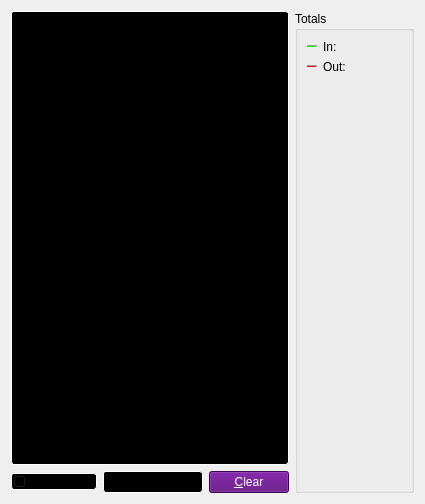
     <widget class="QWidget" name="tab">
      <attribute name="title">
       <string>&amp;Network Traffic</string>
      </attribute>
      <layout class="QHBoxLayout" name="horizontalLayout_3">
       <item>
        <layout class="QVBoxLayout" name="verticalLayout_4">
         <item>
          <widget class="TrafficGraphWidget" name="trafficGraph" native="true">
           <property name="sizePolicy">
            <sizepolicy hsizetype="Expanding" vsizetype="Expanding">
             <horstretch>0</horstretch>
             <verstretch>0</verstretch>
            </sizepolicy>
           </property>
           <property name="styleSheet">
            <string notr="true">background: rgb(0,0,0); color: rgb(255,255,255); border: 1px inset white; border-radius: 3px; margin: 0px;</string>
           </property>
          </widget>
         </item>
         <item>
          <layout class="QHBoxLayout" name="horizontalLayout_2">
           <item>
            <widget class="QSlider" name="sldGraphRange">
             <property name="styleSheet">
              <string notr="true">background: rgb(0,0,0); color: rgb(255,255,255); border: 1px inset white; border-radius: 3px; margin: 0px;</string>
             </property>
             <property name="minimum">
              <number>1</number>
             </property>
             <property name="maximum">
              <number>288</number>
             </property>
             <property name="pageStep">
              <number>12</number>
             </property>
             <property name="value">
              <number>6</number>
             </property>
             <property name="orientation">
              <enum>Qt::Horizontal</enum>
             </property>
            </widget>
           </item>
           <item>
            <widget class="QLabel" name="lblGraphRange">
             <property name="minimumSize">
              <size>
               <width>100</width>
               <height>0</height>
              </size>
             </property>
             <property name="styleSheet">
              <string notr="true">background: rgb(0,0,0); color: rgb(255,255,255); border: 1px inset white; border-radius: 3px; margin: 0px;</string>
             </property>
             <property name="alignment">
              <set>Qt::AlignCenter</set>
             </property>
            </widget>
           </item>
           <item>
            <widget class="QPushButton" name="btnClearTrafficGraph">
             <property name="styleSheet">
              <string notr="true">color: rgb(255, 255, 255); background-color: rgb(86, 0, 120);alternate-background-color: rgb(86, 0, 120);</string>
             </property>
             <property name="text">
              <string>&amp;Clear</string>
             </property>
            </widget>
           </item>
          </layout>
         </item>
        </layout>
       </item>
       <item>
        <layout class="QVBoxLayout" name="verticalLayout">
         <item>
          <widget class="QGroupBox" name="groupBox">
           <property name="title">
            <string>Totals</string>
           </property>
           <layout class="QVBoxLayout" name="verticalLayout_5">
            <item>
             <layout class="QHBoxLayout" name="horizontalLayout_4">
              <item>
               <widget class="Line" name="line">
                <property name="sizePolicy">
                 <sizepolicy hsizetype="Fixed" vsizetype="Fixed">
                  <horstretch>0</horstretch>
                  <verstretch>0</verstretch>
                 </sizepolicy>
                </property>
                <property name="minimumSize">
                 <size>
                  <width>10</width>
                  <height>0</height>
                 </size>
                </property>
                <property name="palette">
                 <palette>
                  <active>
                   <colorrole role="WindowText">
                    <brush brushstyle="SolidPattern">
                     <color alpha="255">
                      <red>255</red>
                      <green>255</green>
                      <blue>255</blue>
                     </color>
                    </brush>
                   </colorrole>
                   <colorrole role="Button">
                    <brush brushstyle="SolidPattern">
                     <color alpha="255">
                      <red>0</red>
                      <green>0</green>
                      <blue>0</blue>
                     </color>
                    </brush>
                   </colorrole>
                   <colorrole role="Light">
                    <brush brushstyle="SolidPattern">
                     <color alpha="255">
                      <red>0</red>
                      <green>255</green>
                      <blue>0</blue>
                     </color>
                    </brush>
                   </colorrole>
                   <colorrole role="Text">
                    <brush brushstyle="SolidPattern">
                     <color alpha="255">
                      <red>255</red>
                      <green>255</green>
                      <blue>255</blue>
                     </color>
                    </brush>
                   </colorrole>
                   <colorrole role="ButtonText">
                    <brush brushstyle="SolidPattern">
                     <color alpha="255">
                      <red>255</red>
                      <green>255</green>
                      <blue>255</blue>
                     </color>
                    </brush>
                   </colorrole>
                   <colorrole role="Base">
                    <brush brushstyle="SolidPattern">
                     <color alpha="255">
                      <red>0</red>
                      <green>0</green>
                      <blue>0</blue>
                     </color>
                    </brush>
                   </colorrole>
                   <colorrole role="Window">
                    <brush brushstyle="SolidPattern">
                     <color alpha="255">
                      <red>0</red>
                      <green>0</green>
                      <blue>0</blue>
                     </color>
                    </brush>
                   </colorrole>
                   <colorrole role="AlternateBase">
                    <brush brushstyle="SolidPattern">
                     <color alpha="255">
                      <red>0</red>
                      <green>0</green>
                      <blue>0</blue>
                     </color>
                    </brush>
                   </colorrole>
                  </active>
                  <inactive>
                   <colorrole role="WindowText">
                    <brush brushstyle="SolidPattern">
                     <color alpha="255">
                      <red>255</red>
                      <green>255</green>
                      <blue>255</blue>
                     </color>
                    </brush>
                   </colorrole>
                   <colorrole role="Button">
                    <brush brushstyle="SolidPattern">
                     <color alpha="255">
                      <red>0</red>
                      <green>0</green>
                      <blue>0</blue>
                     </color>
                    </brush>
                   </colorrole>
                   <colorrole role="Light">
                    <brush brushstyle="SolidPattern">
                     <color alpha="255">
                      <red>0</red>
                      <green>255</green>
                      <blue>0</blue>
                     </color>
                    </brush>
                   </colorrole>
                   <colorrole role="Text">
                    <brush brushstyle="SolidPattern">
                     <color alpha="255">
                      <red>255</red>
                      <green>255</green>
                      <blue>255</blue>
                     </color>
                    </brush>
                   </colorrole>
                   <colorrole role="ButtonText">
                    <brush brushstyle="SolidPattern">
                     <color alpha="255">
                      <red>255</red>
                      <green>255</green>
                      <blue>255</blue>
                     </color>
                    </brush>
                   </colorrole>
                   <colorrole role="Base">
                    <brush brushstyle="SolidPattern">
                     <color alpha="255">
                      <red>0</red>
                      <green>0</green>
                      <blue>0</blue>
                     </color>
                    </brush>
                   </colorrole>
                   <colorrole role="Window">
                    <brush brushstyle="SolidPattern">
                     <color alpha="255">
                      <red>0</red>
                      <green>0</green>
                      <blue>0</blue>
                     </color>
                    </brush>
                   </colorrole>
                   <colorrole role="AlternateBase">
                    <brush brushstyle="SolidPattern">
                     <color alpha="255">
                      <red>0</red>
                      <green>0</green>
                      <blue>0</blue>
                     </color>
                    </brush>
                   </colorrole>
                  </inactive>
                  <disabled>
                   <colorrole role="WindowText">
                    <brush brushstyle="SolidPattern">
                     <color alpha="255">
                      <red>255</red>
                      <green>255</green>
                      <blue>255</blue>
                     </color>
                    </brush>
                   </colorrole>
                   <colorrole role="Button">
                    <brush brushstyle="SolidPattern">
                     <color alpha="255">
                      <red>0</red>
                      <green>0</green>
                      <blue>0</blue>
                     </color>
                    </brush>
                   </colorrole>
                   <colorrole role="Light">
                    <brush brushstyle="SolidPattern">
                     <color alpha="255">
                      <red>0</red>
                      <green>255</green>
                      <blue>0</blue>
                     </color>
                    </brush>
                   </colorrole>
                   <colorrole role="Text">
                    <brush brushstyle="SolidPattern">
                     <color alpha="255">
                      <red>255</red>
                      <green>255</green>
                      <blue>255</blue>
                     </color>
                    </brush>
                   </colorrole>
                   <colorrole role="ButtonText">
                    <brush brushstyle="SolidPattern">
                     <color alpha="255">
                      <red>255</red>
                      <green>255</green>
                      <blue>255</blue>
                     </color>
                    </brush>
                   </colorrole>
                   <colorrole role="Base">
                    <brush brushstyle="SolidPattern">
                     <color alpha="255">
                      <red>0</red>
                      <green>0</green>
                      <blue>0</blue>
                     </color>
                    </brush>
                   </colorrole>
                   <colorrole role="Window">
                    <brush brushstyle="SolidPattern">
                     <color alpha="255">
                      <red>0</red>
                      <green>0</green>
                      <blue>0</blue>
                     </color>
                    </brush>
                   </colorrole>
                   <colorrole role="AlternateBase">
                    <brush brushstyle="SolidPattern">
                     <color alpha="255">
                      <red>0</red>
                      <green>0</green>
                      <blue>0</blue>
                     </color>
                    </brush>
                   </colorrole>
                  </disabled>
                 </palette>
                </property>
                <property name="orientation">
                 <enum>Qt::Horizontal</enum>
                </property>
               </widget>
              </item>
              <item>
               <widget class="QLabel" name="label_16">
                <property name="text">
                 <string>In:</string>
                </property>
               </widget>
              </item>
              <item>
               <widget class="QLabel" name="lblBytesIn">
                <property name="minimumSize">
                 <size>
                  <width>50</width>
                  <height>0</height>
                 </size>
                </property>
                <property name="alignment">
                 <set>Qt::AlignRight|Qt::AlignTrailing|Qt::AlignVCenter</set>
                </property>
               </widget>
              </item>
             </layout>
            </item>
            <item>
             <layout class="QHBoxLayout" name="horizontalLayout_5">
              <item>
               <widget class="Line" name="line_2">
                <property name="sizePolicy">
                 <sizepolicy hsizetype="Fixed" vsizetype="Fixed">
                  <horstretch>0</horstretch>
                  <verstretch>0</verstretch>
                 </sizepolicy>
                </property>
                <property name="minimumSize">
                 <size>
                  <width>10</width>
                  <height>0</height>
                 </size>
                </property>
                <property name="palette">
                 <palette>
                  <active>
                   <colorrole role="WindowText">
                    <brush brushstyle="SolidPattern">
                     <color alpha="255">
                      <red>255</red>
                      <green>255</green>
                      <blue>255</blue>
                     </color>
                    </brush>
                   </colorrole>
                   <colorrole role="Button">
                    <brush brushstyle="SolidPattern">
                     <color alpha="255">
                      <red>0</red>
                      <green>0</green>
                      <blue>0</blue>
                     </color>
                    </brush>
                   </colorrole>
                   <colorrole role="Light">
                    <brush brushstyle="SolidPattern">
                     <color alpha="255">
                      <red>255</red>
                      <green>0</green>
                      <blue>0</blue>
                     </color>
                    </brush>
                   </colorrole>
                   <colorrole role="Text">
                    <brush brushstyle="SolidPattern">
                     <color alpha="255">
                      <red>255</red>
                      <green>255</green>
                      <blue>255</blue>
                     </color>
                    </brush>
                   </colorrole>
                   <colorrole role="ButtonText">
                    <brush brushstyle="SolidPattern">
                     <color alpha="255">
                      <red>255</red>
                      <green>255</green>
                      <blue>255</blue>
                     </color>
                    </brush>
                   </colorrole>
                   <colorrole role="Base">
                    <brush brushstyle="SolidPattern">
                     <color alpha="255">
                      <red>0</red>
                      <green>0</green>
                      <blue>0</blue>
                     </color>
                    </brush>
                   </colorrole>
                   <colorrole role="Window">
                    <brush brushstyle="SolidPattern">
                     <color alpha="255">
                      <red>0</red>
                      <green>0</green>
                      <blue>0</blue>
                     </color>
                    </brush>
                   </colorrole>
                   <colorrole role="AlternateBase">
                    <brush brushstyle="SolidPattern">
                     <color alpha="255">
                      <red>0</red>
                      <green>0</green>
                      <blue>0</blue>
                     </color>
                    </brush>
                   </colorrole>
                  </active>
                  <inactive>
                   <colorrole role="WindowText">
                    <brush brushstyle="SolidPattern">
                     <color alpha="255">
                      <red>255</red>
                      <green>255</green>
                      <blue>255</blue>
                     </color>
                    </brush>
                   </colorrole>
                   <colorrole role="Button">
                    <brush brushstyle="SolidPattern">
                     <color alpha="255">
                      <red>0</red>
                      <green>0</green>
                      <blue>0</blue>
                     </color>
                    </brush>
                   </colorrole>
                   <colorrole role="Light">
                    <brush brushstyle="SolidPattern">
                     <color alpha="255">
                      <red>255</red>
                      <green>0</green>
                      <blue>0</blue>
                     </color>
                    </brush>
                   </colorrole>
                   <colorrole role="Text">
                    <brush brushstyle="SolidPattern">
                     <color alpha="255">
                      <red>255</red>
                      <green>255</green>
                      <blue>255</blue>
                     </color>
                    </brush>
                   </colorrole>
                   <colorrole role="ButtonText">
                    <brush brushstyle="SolidPattern">
                     <color alpha="255">
                      <red>255</red>
                      <green>255</green>
                      <blue>255</blue>
                     </color>
                    </brush>
                   </colorrole>
                   <colorrole role="Base">
                    <brush brushstyle="SolidPattern">
                     <color alpha="255">
                      <red>0</red>
                      <green>0</green>
                      <blue>0</blue>
                     </color>
                    </brush>
                   </colorrole>
                   <colorrole role="Window">
                    <brush brushstyle="SolidPattern">
                     <color alpha="255">
                      <red>0</red>
                      <green>0</green>
                      <blue>0</blue>
                     </color>
                    </brush>
                   </colorrole>
                   <colorrole role="AlternateBase">
                    <brush brushstyle="SolidPattern">
                     <color alpha="255">
                      <red>0</red>
                      <green>0</green>
                      <blue>0</blue>
                     </color>
                    </brush>
                   </colorrole>
                  </inactive>
                  <disabled>
                   <colorrole role="WindowText">
                    <brush brushstyle="SolidPattern">
                     <color alpha="255">
                      <red>255</red>
                      <green>255</green>
                      <blue>255</blue>
                     </color>
                    </brush>
                   </colorrole>
                   <colorrole role="Button">
                    <brush brushstyle="SolidPattern">
                     <color alpha="255">
                      <red>0</red>
                      <green>0</green>
                      <blue>0</blue>
                     </color>
                    </brush>
                   </colorrole>
                   <colorrole role="Light">
                    <brush brushstyle="SolidPattern">
                     <color alpha="255">
                      <red>255</red>
                      <green>0</green>
                      <blue>0</blue>
                     </color>
                    </brush>
                   </colorrole>
                   <colorrole role="Text">
                    <brush brushstyle="SolidPattern">
                     <color alpha="255">
                      <red>255</red>
                      <green>255</green>
                      <blue>255</blue>
                     </color>
                    </brush>
                   </colorrole>
                   <colorrole role="ButtonText">
                    <brush brushstyle="SolidPattern">
                     <color alpha="255">
                      <red>255</red>
                      <green>255</green>
                      <blue>255</blue>
                     </color>
                    </brush>
                   </colorrole>
                   <colorrole role="Base">
                    <brush brushstyle="SolidPattern">
                     <color alpha="255">
                      <red>0</red>
                      <green>0</green>
                      <blue>0</blue>
                     </color>
                    </brush>
                   </colorrole>
                   <colorrole role="Window">
                    <brush brushstyle="SolidPattern">
                     <color alpha="255">
                      <red>0</red>
                      <green>0</green>
                      <blue>0</blue>
                     </color>
                    </brush>
                   </colorrole>
                   <colorrole role="AlternateBase">
                    <brush brushstyle="SolidPattern">
                     <color alpha="255">
                      <red>0</red>
                      <green>0</green>
                      <blue>0</blue>
                     </color>
                    </brush>
                   </colorrole>
                  </disabled>
                 </palette>
                </property>
                <property name="orientation">
                 <enum>Qt::Horizontal</enum>
                </property>
               </widget>
              </item>
              <item>
               <widget class="QLabel" name="label_17">
                <property name="text">
                 <string>Out:</string>
                </property>
               </widget>
              </item>
              <item>
               <widget class="QLabel" name="lblBytesOut">
                <property name="minimumSize">
                 <size>
                  <width>50</width>
                  <height>0</height>
                 </size>
                </property>
                <property name="alignment">
                 <set>Qt::AlignRight|Qt::AlignTrailing|Qt::AlignVCenter</set>
                </property>
               </widget>
              </item>
             </layout>
            </item>
            <item>
             <spacer name="verticalSpacer_4">
              <property name="orientation">
               <enum>Qt::Vertical</enum>
              </property>
              <property name="sizeHint" stdset="0">
               <size>
                <width>20</width>
                <height>407</height>
               </size>
              </property>
             </spacer>
            </item>
           </layout>
          </widget>
         </item>
        </layout>
       </item>
      </layout>
     </widget>
